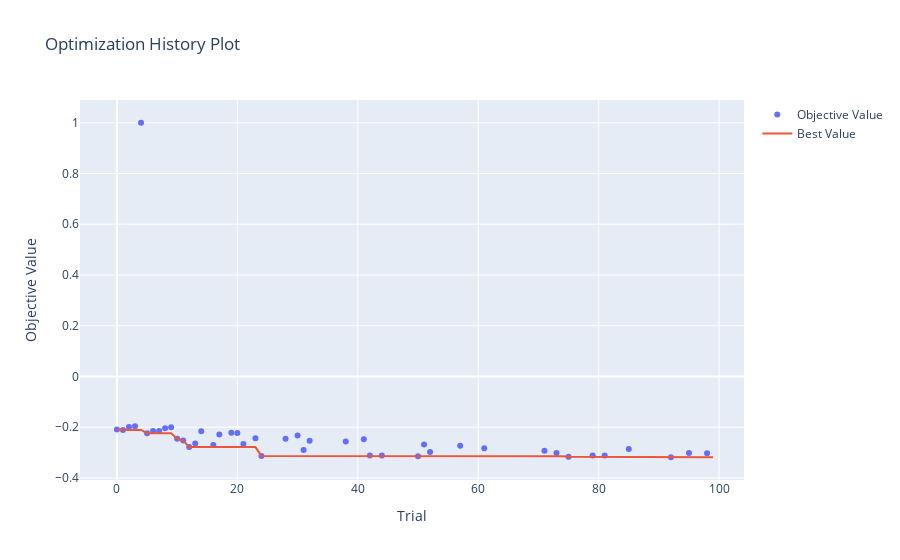

Notebook cell for this chart:
### Code cell
# Vẽ lịch sử tối ưu (Optimization History)
optuna.visualization.plot_optimization_history(study).show()
